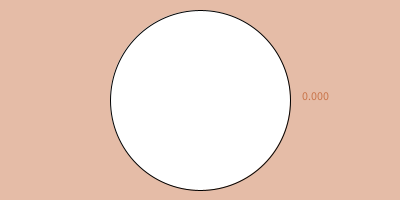
Frame 1 (no input)
Frame 60 (the mouse pressed at the canvas centre just before this capture): identical to frame 1, image omitted
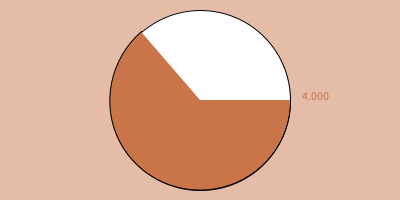
Frame 120 (the mouse held since frame 60 and released just before this capture)

The Processing sketch that drew these frames (run headless with seeded random() and noise(); from frame 60 on, the mouse is pressed at the canvas centre):

// Processing sketch: Turntable
// ── Turntable.pde
void setup(){
  size(400, 200);
}
void draw(){
  background(#E5BCA7);
  fill(255);
  ellipse(200, 100, 180, 180);
  fill(#C97449);
  float stop=mouseX/50.0;  //隨滑鼠位置改變
  text(stop, 300, 100);
  arc(200, 100, 180, 180, 0, stop);  //(畫圓，圓心，寬，高)
}
